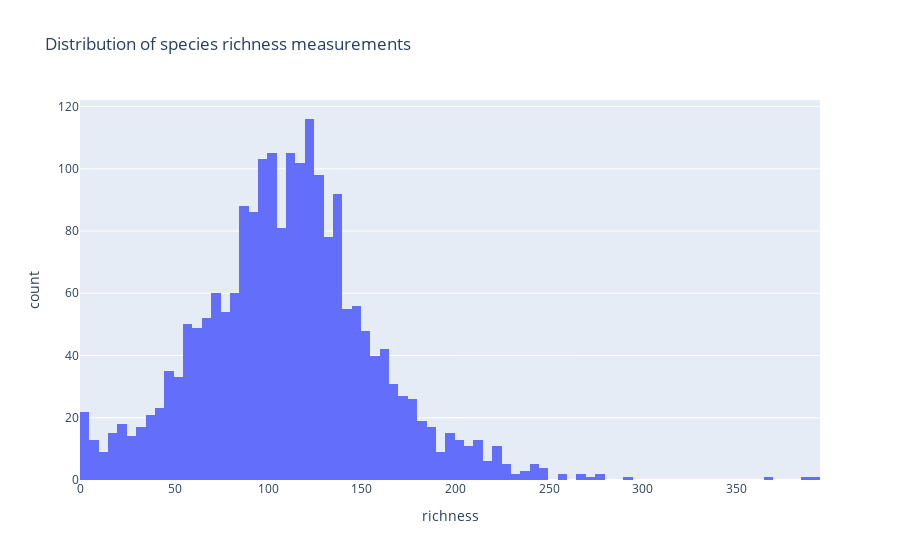

The notebook cell this image was saved under:
### Code cell
actual_model = ActualDistribution('h3_cell', 'ScientificName')
actual_dist = actual_model.fit(df)
richness = generate_richness_frame(actual_dist)

fig = px.histogram(richness, x="richness", title = "Distribution of species richness measurements")
fig.show()

### Figure 1 — Plotly figure (JSON) as saved in the notebook; plotly's stock layout.template omitted (floating-point values rounded to 4 significant figures; data arrays with more than 128 entries replaced by an {"elided": "..."} marker saying what was removed)
{"data": [{"alignmentgroup": "True", "bingroup": "x", "hovertemplate": "richness=%{x}<br>count=%{y}<extra></extra>", "legendgroup": "", "marker": {"color": "#636efa", "pattern": {"shape": ""}}, "name": "", "offsetgroup": "", "orientation": "v", "showlegend": false, "type": "histogram", "x": {"elided": "2068 int values"}, "xaxis": "x", "yaxis": "y"}], "layout": {"barmode": "relative", "legend": {"tracegroupgap": 0}, "title": {"text": "Distribution of species richness measurements"}, "xaxis": {"anchor": "y", "domain": [0, 1], "title": {"text": "richness"}}, "yaxis": {"anchor": "x", "domain": [0, 1], "title": {"text": "count"}}}}
